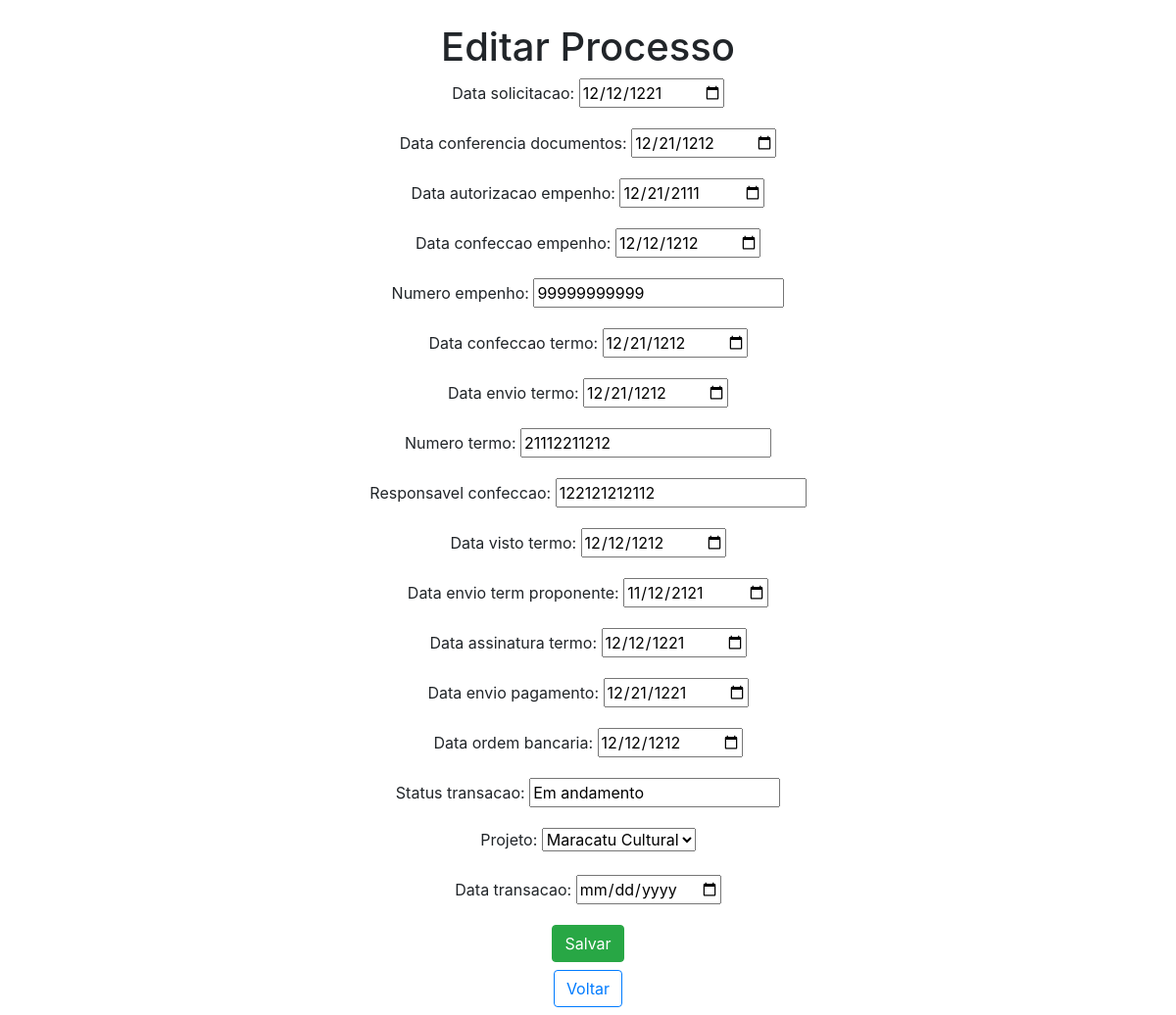
/edit_processo/3/ (signed in), run on the app's committed database.
### app/models.py (models this page shows, shortened)
class Processo(models.Model):
    data_solicitacao = models.DateTimeField()
    data_conferencia_documentos = models.DateTimeField()
    data_autorizacao_empenho = models.DateTimeField()
    data_confeccao_empenho = models.DateTimeField()
    numero_empenho = models.CharField(max_length=30)
    data_confeccao_termo = models.DateTimeField()
    data_envio_termo = models.DateTimeField()
    numero_termo = models.CharField(max_length=30)
    responsavel_confeccao = models.CharField(max_length=100)
    data_visto_termo = models.DateTimeField()
    data_envio_term_proponente = models.DateTimeField()
    data_assinatura_termo = models.DateTimeField()
    data_envio_pagamento = models.DateTimeField()
    data_ordem_bancaria = models.DateTimeField()
    status_transacao = models.CharField(max_length=100)
    projeto = models.ForeignKey(Projeto, on_delete=models.CASCADE)

### app/views.py (the view)
# urls.py: path("edit_processo/<int:processo_id>/", edit_processo, name="edit_processo"),
@login_required
def edit_processo(request, processo_id):
    processo = get_object_or_404(Processo, pk=processo_id)
    if request.method == 'POST':
        form = ProcessoForm(request.POST, instance=processo)
        if form.is_valid():
            form.save()
            return redirect('processo_html')
    else:
        form = ProcessoForm(instance=processo)
    return render(request, 'edit_processo.html', {'form': form})

### app/models.py (called while the page is built)
    def __str__(self):
        return self.titulo_projeto

### app/templates/edit_processo.html (shortened to what this page needs)
<!DOCTYPE html>
<html lang="en">
<head>
    <link rel="stylesheet" href="https://stackpath.bootstrapcdn.com/bootstrap/4.1.3/css/bootstrap.min.css">
</head>
<body>
  <div class="col-8 m-auto pt-4 pb-2 text-center">
        <h1>Editar Processo</h1>
        <form method="post">
            {{ form.as_p }}
            <button type="submit" class="btn btn-success">Salvar</button>
        </form>
        <a href="{% url 'processo_html' %}" class="btn btn-outline-primary mt-2">
             Voltar
        </a>
  </div>
</body>
</html>

### data on the page
Processo: data_solicitacao "12/12/1221", data_conferencia_documentos "12/21/1212", data_autorizacao_empenho "12/21/2111", data_confeccao_empenho "12/12/1212", numero_empenho "99999999999", data_confeccao_termo "12/21/1212", data_envio_termo "12/21/1212", numero_termo "21112211212", responsavel_confeccao "122121212112", data_visto_termo "12/12/1212", data_envio_term_proponente "11/12/2121", data_assinatura_termo "12/12/1221", data_envio_pagamento "12/21/1221", data_ordem_bancaria "12/12/1212", status_transacao "Em andamento", projeto "Maracatu Cultural"
